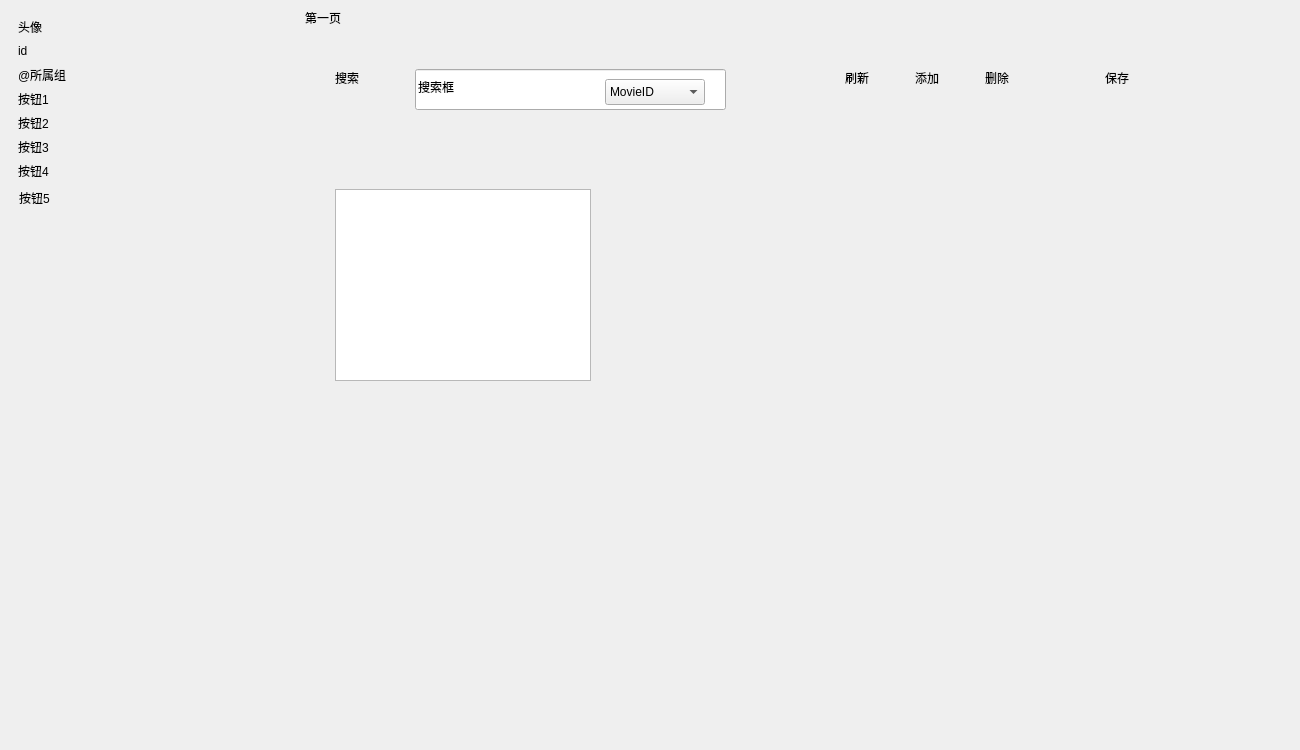
<?xml version="1.0" encoding="UTF-8"?>
<ui version="4.0">
 <class>OperationInterface</class>
 <widget class="QMainWindow" name="OperationInterface">
  <property name="geometry">
   <rect>
    <x>0</x>
    <y>0</y>
    <width>1300</width>
    <height>750</height>
   </rect>
  </property>
  <property name="minimumSize">
   <size>
    <width>1300</width>
    <height>750</height>
   </size>
  </property>
  <property name="windowTitle">
   <string>MainWindow</string>
  </property>
  <property name="styleSheet">
   <string notr="true"/>
  </property>
  <widget class="QWidget" name="centralwidget">
   <widget class="QWidget" name="widget_SideBar" native="true">
    <property name="geometry">
     <rect>
      <x>9</x>
      <y>9</y>
      <width>100</width>
      <height>231</height>
     </rect>
    </property>
    <property name="minimumSize">
     <size>
      <width>100</width>
      <height>0</height>
     </size>
    </property>
    <property name="maximumSize">
     <size>
      <width>300</width>
      <height>16777215</height>
     </size>
    </property>
    <widget class="QLabel" name="label_userPhoto">
     <property name="geometry">
      <rect>
       <x>9</x>
       <y>9</y>
       <width>36</width>
       <height>18</height>
      </rect>
     </property>
     <property name="text">
      <string>头像</string>
     </property>
    </widget>
    <widget class="QLabel" name="label_userID">
     <property name="geometry">
      <rect>
       <x>9</x>
       <y>33</y>
       <width>18</width>
       <height>18</height>
      </rect>
     </property>
     <property name="text">
      <string>id</string>
     </property>
    </widget>
    <widget class="QLabel" name="label_userGroup">
     <property name="geometry">
      <rect>
       <x>9</x>
       <y>57</y>
       <width>63</width>
       <height>18</height>
      </rect>
     </property>
     <property name="text">
      <string>@所属组</string>
     </property>
    </widget>
    <widget class="MyLabel" name="label_btnToPg1">
     <property name="geometry">
      <rect>
       <x>9</x>
       <y>81</y>
       <width>45</width>
       <height>18</height>
      </rect>
     </property>
     <property name="text">
      <string>按钮1</string>
     </property>
    </widget>
    <widget class="MyLabel" name="label_btnToPg3">
     <property name="geometry">
      <rect>
       <x>9</x>
       <y>129</y>
       <width>54</width>
       <height>18</height>
      </rect>
     </property>
     <property name="text">
      <string>按钮3</string>
     </property>
    </widget>
    <widget class="MyLabel" name="label_btnToPg4">
     <property name="geometry">
      <rect>
       <x>9</x>
       <y>153</y>
       <width>45</width>
       <height>18</height>
      </rect>
     </property>
     <property name="text">
      <string>按钮4</string>
     </property>
    </widget>
    <widget class="MyLabel" name="label_btnToPg2">
     <property name="geometry">
      <rect>
       <x>9</x>
       <y>105</y>
       <width>45</width>
       <height>18</height>
      </rect>
     </property>
     <property name="text">
      <string>按钮2</string>
     </property>
    </widget>
    <widget class="MyLabel" name="label_btnToPg5">
     <property name="geometry">
      <rect>
       <x>10</x>
       <y>180</y>
       <width>45</width>
       <height>18</height>
      </rect>
     </property>
     <property name="text">
      <string>按钮5</string>
     </property>
    </widget>
   </widget>
   <widget class="QStackedWidget" name="stackedWidget">
    <property name="geometry">
     <rect>
      <x>115</x>
      <y>9</y>
      <width>1176</width>
      <height>674</height>
     </rect>
    </property>
    <property name="styleSheet">
     <string notr="true"/>
    </property>
    <property name="currentIndex">
     <number>0</number>
    </property>
    <widget class="QWidget" name="page_1">
     <widget class="QTableWidget" name="tableWidget">
      <property name="geometry">
       <rect>
        <x>220</x>
        <y>180</y>
        <width>256</width>
        <height>192</height>
       </rect>
      </property>
     </widget>
     <widget class="QLabel" name="label_pg1">
      <property name="geometry">
       <rect>
        <x>190</x>
        <y>0</y>
        <width>111</width>
        <height>18</height>
       </rect>
      </property>
      <property name="text">
       <string>第一页</string>
      </property>
     </widget>
     <widget class="QWidget" name="widget_operate" native="true">
      <property name="geometry">
       <rect>
        <x>200</x>
        <y>30</y>
        <width>891</width>
        <height>80</height>
       </rect>
      </property>
      <widget class="MyLabel" name="label_delete">
       <property name="geometry">
        <rect>
         <x>670</x>
         <y>30</y>
         <width>81</width>
         <height>18</height>
        </rect>
       </property>
       <property name="text">
        <string>删除</string>
       </property>
      </widget>
      <widget class="MyLabel" name="label_add">
       <property name="geometry">
        <rect>
         <x>600</x>
         <y>30</y>
         <width>81</width>
         <height>18</height>
        </rect>
       </property>
       <property name="text">
        <string>添加</string>
       </property>
      </widget>
      <widget class="QWidget" name="widget_search" native="true">
       <property name="geometry">
        <rect>
         <x>10</x>
         <y>20</y>
         <width>461</width>
         <height>51</height>
        </rect>
       </property>
       <widget class="MyLineEdit" name="lineEdit_search">
        <property name="geometry">
         <rect>
          <x>90</x>
          <y>10</y>
          <width>311</width>
          <height>41</height>
         </rect>
        </property>
        <property name="text">
         <string>搜索框</string>
        </property>
       </widget>
       <widget class="MyLabel" name="label_search">
        <property name="geometry">
         <rect>
          <x>10</x>
          <y>10</y>
          <width>81</width>
          <height>18</height>
         </rect>
        </property>
        <property name="text">
         <string>搜索</string>
        </property>
       </widget>
       <widget class="QComboBox" name="comboBox">
        <property name="geometry">
         <rect>
          <x>280</x>
          <y>20</y>
          <width>100</width>
          <height>26</height>
         </rect>
        </property>
        <item>
         <property name="text">
          <string>MovieID</string>
         </property>
        </item>
        <item>
         <property name="text">
          <string>MovieName</string>
         </property>
        </item>
        <item>
         <property name="text">
          <string>ReleaseDate</string>
         </property>
        </item>
        <item>
         <property name="text">
          <string>Duration</string>
         </property>
        </item>
        <item>
         <property name="text">
          <string>Director</string>
         </property>
        </item>
        <item>
         <property name="text">
          <string>Genre</string>
         </property>
        </item>
       </widget>
      </widget>
      <widget class="MyLabel" name="label_save">
       <property name="geometry">
        <rect>
         <x>790</x>
         <y>30</y>
         <width>81</width>
         <height>18</height>
        </rect>
       </property>
       <property name="text">
        <string>保存</string>
       </property>
      </widget>
      <widget class="MyLabel" name="label_update">
       <property name="geometry">
        <rect>
         <x>530</x>
         <y>30</y>
         <width>81</width>
         <height>18</height>
        </rect>
       </property>
       <property name="text">
        <string>刷新</string>
       </property>
      </widget>
     </widget>
    </widget>
    <widget class="QWidget" name="page_2">
     <widget class="QLabel" name="label_pg2">
      <property name="geometry">
       <rect>
        <x>50</x>
        <y>20</y>
        <width>421</width>
        <height>18</height>
       </rect>
      </property>
      <property name="text">
       <string>第二页</string>
      </property>
     </widget>
    </widget>
    <widget class="QWidget" name="page_3">
     <widget class="QLabel" name="label_pg3">
      <property name="geometry">
       <rect>
        <x>50</x>
        <y>40</y>
        <width>261</width>
        <height>18</height>
       </rect>
      </property>
      <property name="text">
       <string>第三页</string>
      </property>
     </widget>
    </widget>
    <widget class="QWidget" name="page_4">
     <widget class="QLabel" name="label_pg4">
      <property name="geometry">
       <rect>
        <x>90</x>
        <y>60</y>
        <width>371</width>
        <height>18</height>
       </rect>
      </property>
      <property name="text">
       <string>第四页</string>
      </property>
     </widget>
    </widget>
    <widget class="QWidget" name="page_5">
     <widget class="QLabel" name="label_pg5">
      <property name="geometry">
       <rect>
        <x>180</x>
        <y>60</y>
        <width>371</width>
        <height>18</height>
       </rect>
      </property>
      <property name="text">
       <string>第五页</string>
      </property>
     </widget>
    </widget>
   </widget>
  </widget>
  <action name="action_Exit">
   <property name="text">
    <string>退出</string>
   </property>
  </action>
  <action name="action_About">
   <property name="text">
    <string>关于</string>
   </property>
  </action>
 </widget>
 <customwidgets>
  <customwidget>
   <class>MyLabel</class>
   <extends>QLabel</extends>
   <header location="global">mylabel.h</header>
  </customwidget>
  <customwidget>
   <class>MyLineEdit</class>
   <extends>QLineEdit</extends>
   <header location="global">mylineedit.h</header>
  </customwidget>
 </customwidgets>
 <resources/>
 <connections/>
</ui>
